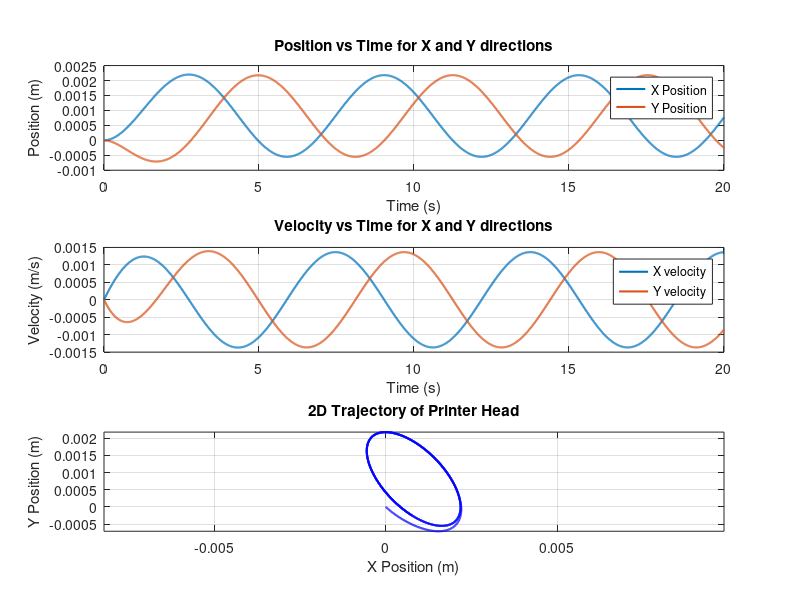

This chart was generated by the following MATLAB code:
%% Authors 
% Sourish, Daniel

clc;
clear all;

%% Variables 

%printer head
m_p = 0.5; % mass printer head
%J_left = 0; % left motor disk inertia
%J_right = J_left; % right motor disk inertia
r = 0.01; % radius of motor disk

J = 2e-5; % assuming both motor disks to have same inertia
M_eff = m_p + (2/r^2)*J;
b_x = 1; %linear bearing friction x-direction
b_y = 1; %linear bearing friction y-direction
K_m = 0.05; %transducer electrical-mechanical

% motor circuit
R_m = 2000; % resistance
L_m = 0.005; % Inductance



%% state space 

A = [[0 0 1 0 0 0]
    [0 0 0 1 0 0]
    [0 0 -(b_x/M_eff) 0 K_m/(M_eff*r) K_m/(M_eff*r)]
    [0 0 0 -(b_y/M_eff) K_m/(M_eff*r) -K_m/(M_eff*r)]
    [0 0 -K_m/(r*L_m) -K_m/(r*L_m) -R_m/L_m 0]
    [0 0 -K_m/(r*L_m) K_m/(r*L_m) 0 -R_m/L_m]];

B = [[0 0]
    [0 0]
    [0 0]
    [0 0]
    [1/L_m 0]
    [0 1/L_m]];

C = eye(6);
D = zeros(6,2);

sys = ss(A, B, C, D);

t = 0:0.01:20; % time bounds

%% Input vectors
% Input for only x direction motion
%u = [5*ones(size(t)); 5*ones(size(t))]'; 

% Input for only y direction motion
%u = [5*ones(size(t)); -5*ones(size(t))]'; 

u = zeros(length(t), 2);

% input as function of time
u1 = ((1/3)*sin(t))';
u2 = ((2/3)*cos(t))';

% final inputs
u = [u1, u2];


%% Simulating


[y, t_out, x] = lsim(sys, u', t);

%% Plotting Results
figure('Name', 'Printer Head Simulation', 'Position', [100, 100, 900, 600]);

% Subplot 1: Positions v/s time
subplot(3,1,1);
plot(t_out, y(:,1), 'LineWidth', 1.5, 'DisplayName', 'X Position');
hold on;
plot(t_out, y(:,2), 'LineWidth', 1.5, 'DisplayName', 'Y Position');
grid on;
xlabel('Time (s)');
ylabel('Position (m)');
title('Position vs Time for X and Y directions');
legend('Location', 'best');

%Subplot 2: Velocity v/s Time
subplot(3,1,2);
plot(t_out, y(:,3), 'LineWidth', 1.5, 'DisplayName', 'X velocity');
hold on;
plot(t_out, y(:,4), 'LineWidth', 1.5, 'DisplayName', 'Y velocity');
grid on;
xlabel('Time (s)');
ylabel('Velocity (m/s)');
title('Velocity vs Time for X and Y directions');
legend('Location', 'best');

% Subplot 3: 2D Trajectory (X vs Y)
subplot(3,1,3);
plot(y(:,1), y(:,2), 'Color', 'b', 'LineWidth', 1.5);
grid on;
xlabel('X Position (m)');
ylabel('Y Position (m)');
title('2D Trajectory of Printer Head');
axis equal;
